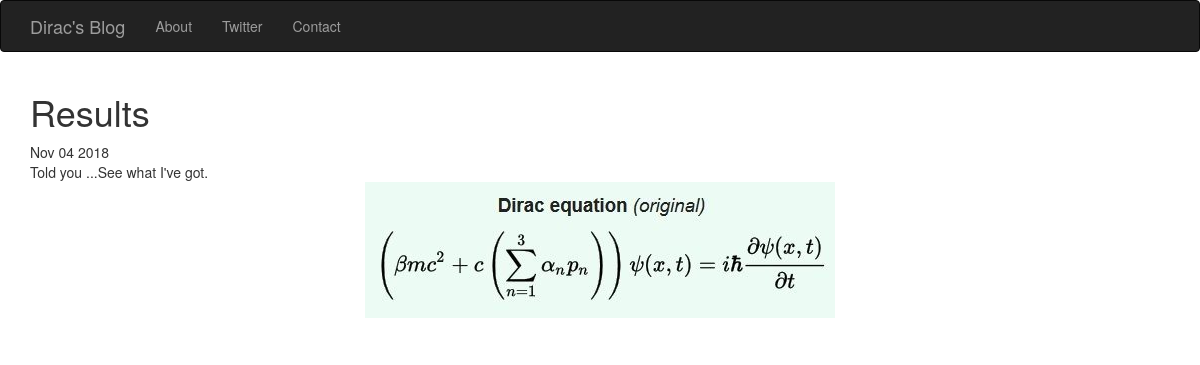
Page /posts/2/ on the committed database.
### posts/models.py (models this page shows, shortened)
class Post(models.Model):
    title = models.CharField(max_length=250)
    pub_date = models.DateTimeField(default=timezone.now())
    image = models.ImageField(upload_to='media/')
    body = models.TextField()
    def pub_date_pretty(self):
        return self.pub_date.strftime('%b %d %Y')

### posts/views.py (the view)
# urls.py: url(r'^posts/(?P<post_id>[1-9]+)/$', posts.views.post_details, name='post_details'),
def post_details(request, post_id):
    post = get_object_or_404(Post, pk=post_id)
    return render(request, 'posts/post_details.html', {"post": post})

### posts/templates/posts/post_details.html (shortened to what this page needs)
<!DOCTYPE html>
<html lang="en">
  <head>
    <link rel="stylesheet" href="https://maxcdn.bootstrapcdn.com/bootstrap/3.3.7/css/bootstrap.min.css"
>
  </head>
  <body>
   <nav class="navbar navbar-inverse">
      <div class="container">
        <div class="navbar-header">
          <a class="navbar-brand" href="{% url 'home' %}">Dirac's Blog</a>
        </div>
        <div class="collapse navbar-collapse" id="mynav">
          <ul class="nav navbar-nav">
             <li><a href="{% url 'about' %}">About</a></li>
              <li><a href="https://twitter.com/dirock02">Twitter</a></li>
            <li><a href="{% url 'contact' %}">Contact</a></li>
          </ul>
        </div>
      </div>
    </nav>
  <div class="container">
            <h1>{{ post.title }}</h1>
        {{ post.pub_date_pretty }}
        <br/>
        {{ post.body }}
        <br/>
        <img src="{{ post.image.url }} " class="img-responsive center-block" style="max-height: 300px;" />
        <br/>
  </div>
  </body>
</html>

### rows in the picture
Post: title "Results", pub_date_pretty "Nov 04 2018", body "Told you ...See what I've got.", image (picture)
